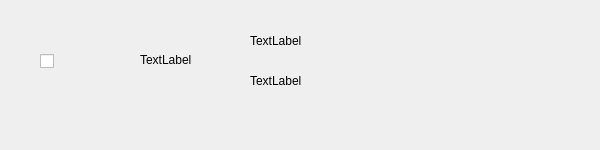
<?xml version="1.0" encoding="UTF-8"?>
<ui version="4.0">
 <class>Form</class>
 <widget class="QWidget" name="Form">
  <property name="geometry">
   <rect>
    <x>0</x>
    <y>0</y>
    <width>600</width>
    <height>150</height>
   </rect>
  </property>
  <property name="windowTitle">
   <string>Form</string>
  </property>
  <widget class="QLabel" name="friendNameLabel">
   <property name="geometry">
    <rect>
     <x>250</x>
     <y>30</y>
     <width>300</width>
     <height>21</height>
    </rect>
   </property>
   <property name="text">
    <string>TextLabel</string>
   </property>
  </widget>
  <widget class="QLabel" name="groupNameLabel">
   <property name="geometry">
    <rect>
     <x>250</x>
     <y>70</y>
     <width>300</width>
     <height>21</height>
    </rect>
   </property>
   <property name="text">
    <string>TextLabel</string>
   </property>
  </widget>
  <widget class="QLabel" name="friendAvatarLabel">
   <property name="geometry">
    <rect>
     <x>140</x>
     <y>30</y>
     <width>60</width>
     <height>60</height>
    </rect>
   </property>
   <property name="text">
    <string>TextLabel</string>
   </property>
  </widget>
  <widget class="QCheckBox" name="selectCheckBox">
   <property name="geometry">
    <rect>
     <x>40</x>
     <y>50</y>
     <width>16</width>
     <height>23</height>
    </rect>
   </property>
   <property name="text">
    <string/>
   </property>
  </widget>
 </widget>
 <resources/>
 <connections/>
</ui>
